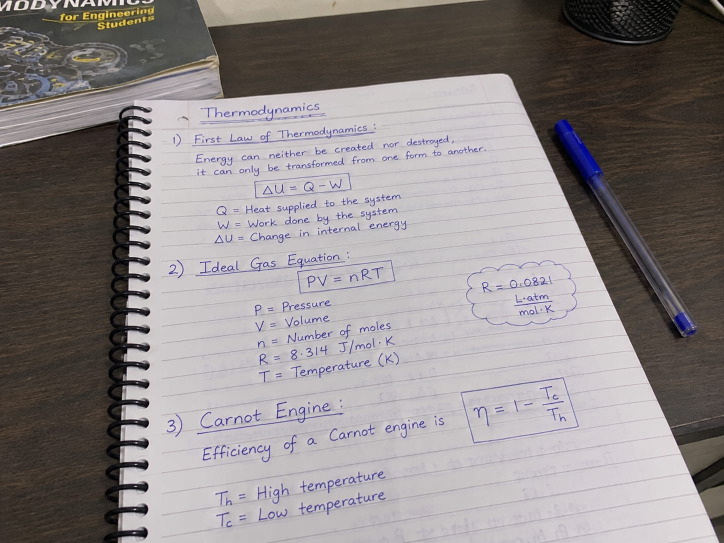
#> input picture Deepfake/eduverify-ai/backend/evaluation/images/ai_generated/WhatsApp Image 2026-11-10 at 11.04.28 PM.jpeg, 1448 x 1086 px (shown at 1/2 size)
$ python -i orientation.py   (imports and definitions only)   (older library calls are emulated)
#> lines starting #> are read from the running program, lines starting #| are printed output that depends on the picture
#> further down, picture is the input picture: PIL image 1448x1086 RGB; mean R, G, B 141.5, 135.6, 136.1
"""
Image Orientation and Deskewing Service for EduVerify AI
=========================================================
Analyzes letter stroke alignment and reading flow to ensure documents are
properly oriented (0°, 90°, 180°, or 270°) before OCR extraction.
"""

import io
import re
import cv2
import numpy as np
from PIL import Image, ImageOps
from typing import Tuple, List, Optional


# [6 lines left out: function normalize_image, not called in this run]


def enhance_faint_handwriting(pil_img: Image.Image) -> Image.Image:
    """
    Applies Contrast Limited Adaptive Histogram Equalization (CLAHE) and
    subtle stroke sharpening to enhance faint, cursive, or hazy handwriting
    against uneven or degraded paper backgrounds.
    """
    cv_img = np.array(pil_img.convert("RGB"))
    lab = cv2.cvtColor(cv_img, cv2.COLOR_RGB2LAB)
#> lab: shape (1086, 1448, 3); mean of channels 0, 1, 2 142.1, 130.6, 129
    l, a, b = cv2.split(lab)
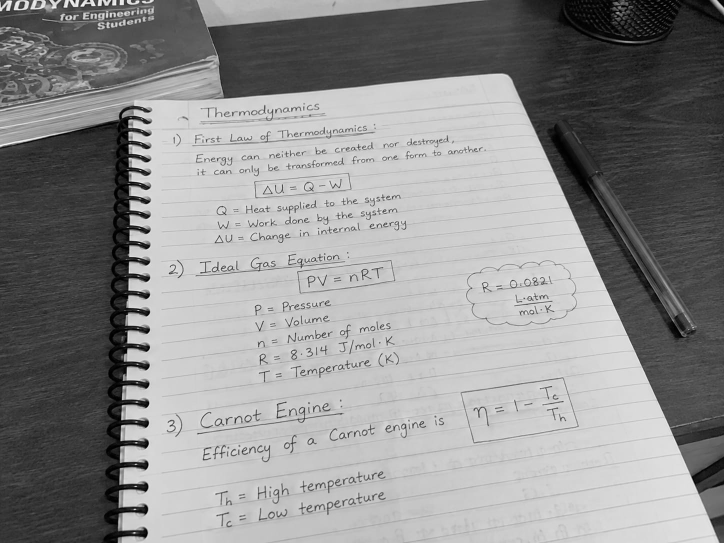
#> l: shape (1086, 1448) (shown at 1/2 size); min 0, max 255, mean 142.1
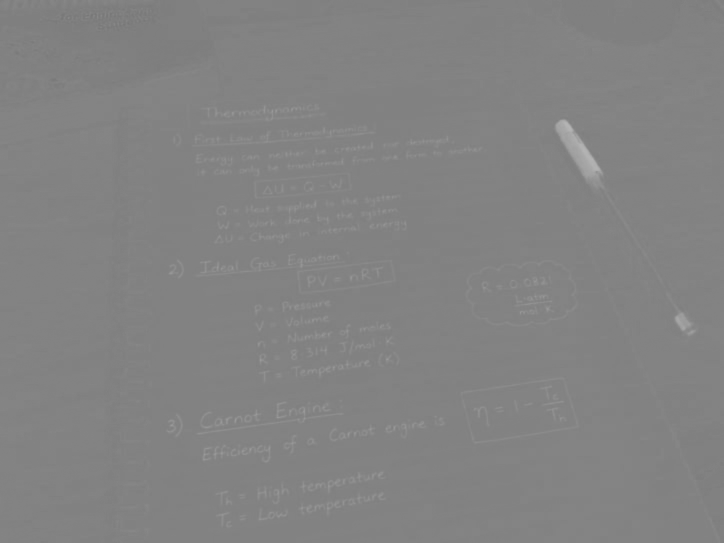
#> a: shape (1086, 1448) (shown at 1/2 size); min 118, max 182, mean 130.6
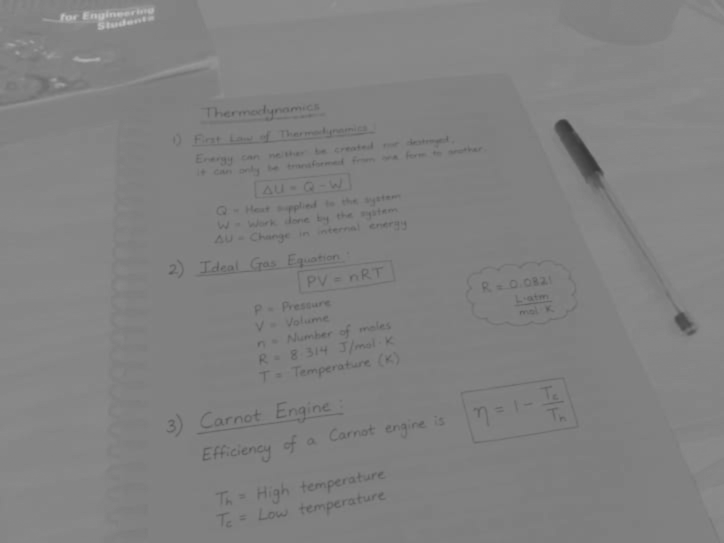
#> b: shape (1086, 1448) (shown at 1/2 size); min 55, max 196, mean 129

    clahe = cv2.createCLAHE(clipLimit=2.5, tileGridSize=(8, 8))
    cl = clahe.apply(l)
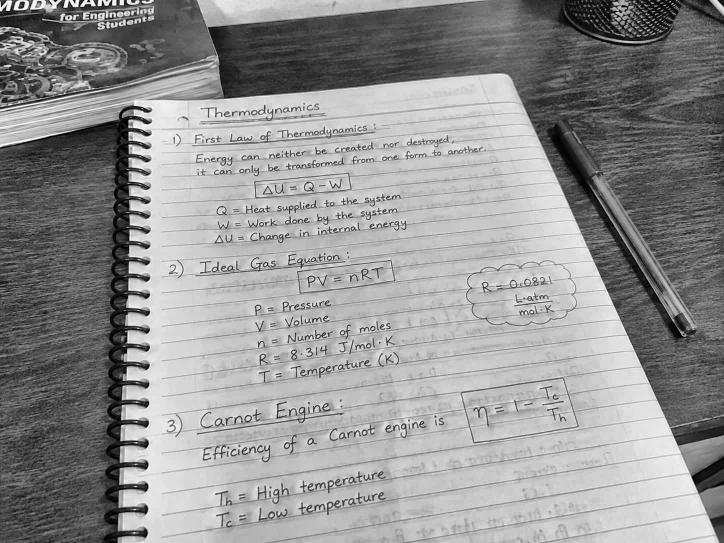
#> cl: shape (1086, 1448) (shown at 1/2 size); min 0, max 255, mean 146.9

    gaussian = cv2.GaussianBlur(cl, (0, 0), sigmaX=2.0)
    sharpened_l = cv2.addWeighted(cl, 1.3, gaussian, -0.3, 0)

    limg = cv2.merge((sharpened_l, a, b))
#> limg: shape (1086, 1448, 3); mean of channels 0, 1, 2 146.8, 130.6, 129
    enhanced = cv2.cvtColor(limg, cv2.COLOR_LAB2RGB)
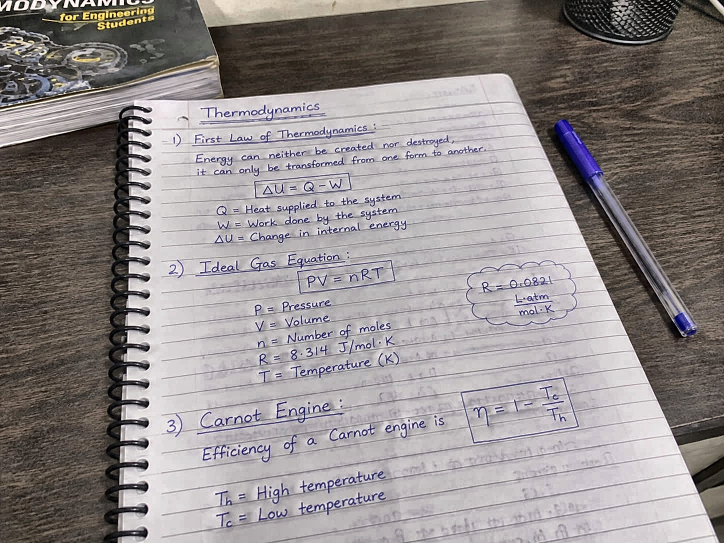
#> enhanced: shape (1086, 1448, 3) (shown at 1/2 size); mean R, G, B 146, 139.8, 139.8
    return Image.fromarray(enhanced)


# [167 lines left out: functions detect_stroke_is_sideways, score_reading_flow, compute_fine_skew, apply_fine_deskew, image_to_base64_data_uri, raw_bytes_to_base64_data_uri, not called in this run]

>>> from PIL import Image
>>> picture = Image.open('../../evaluation/images/ai_generated/WhatsApp Image 2026-11-10 at 11.04.28 PM.jpeg')
>>> result = enhance_faint_handwriting(picture)

$ run again, on Deepfake/eduverify-ai/backend/evaluation/images/ai_generated/WhatsApp Image 2026-11-10 at 11.06.16 PM.jpeg
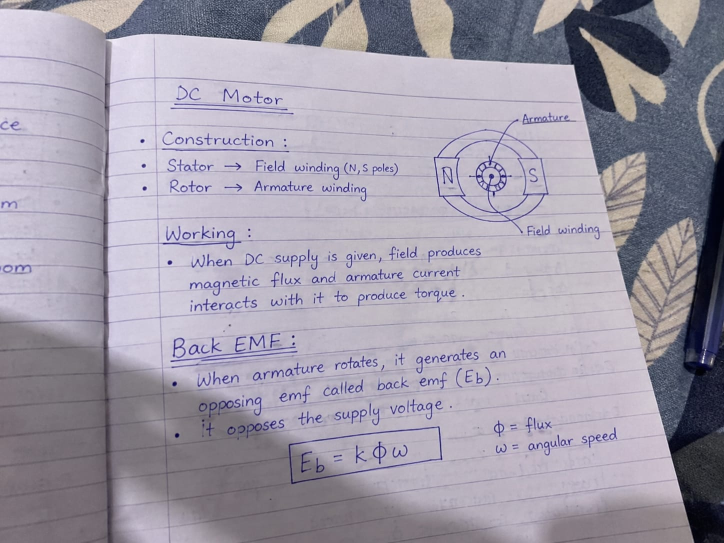
#> input picture Deepfake/eduverify-ai/backend/evaluation/images/ai_generated/WhatsApp Image 2026-11-10 at 11.06.16 PM.jpeg, 1448 x 1086 px (shown at 1/2 size)
#> picture is the input picture: PIL image 1448x1086 RGB; mean R, G, B 159.6, 154.4, 168.2
#> lab: shape (1086, 1448, 3); mean of channels 0, 1, 2 163.3, 132.7, 121.4
#> in enhance_faint_handwriting, `l, a, b = cv2.split(lab)`:
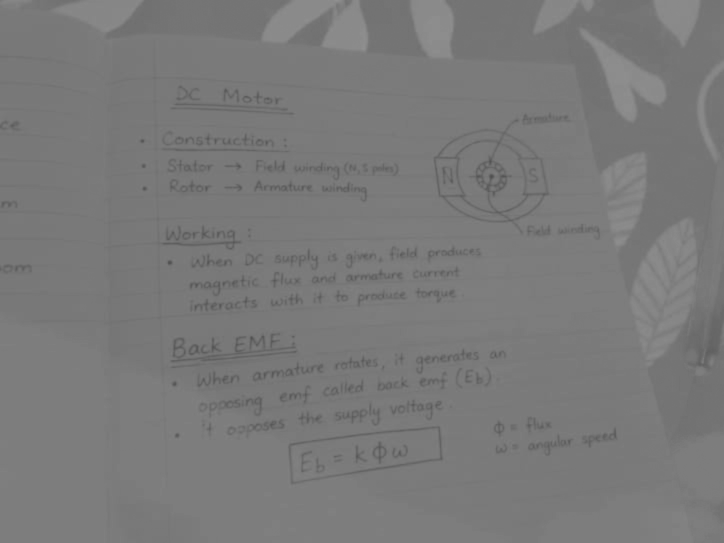
#> b: shape (1086, 1448) (shown at 1/2 size); min 79, max 145, mean 121.4
#> limg: shape (1086, 1448, 3); mean of channels 0, 1, 2 159.2, 132.7, 121.4
#> in enhance_faint_handwriting, `enhanced = cv2.cvtColor(limg, cv2.COLOR_LAB2RGB)`:
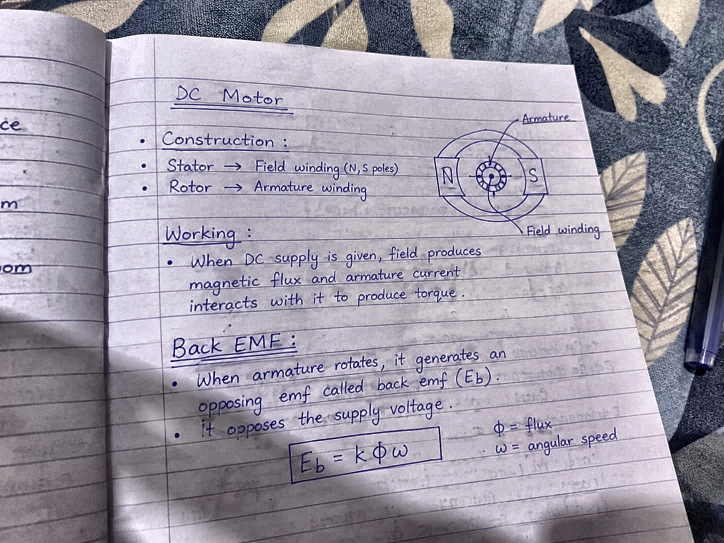
#> enhanced: shape (1086, 1448, 3) (shown at 1/2 size); mean R, G, B 156, 150.9, 164.4

$ run again, on Deepfake/eduverify-ai/backend/evaluation/images/ai_generated/WhatsApp Image 2026-11-10 at 11.08.20 PM.jpeg
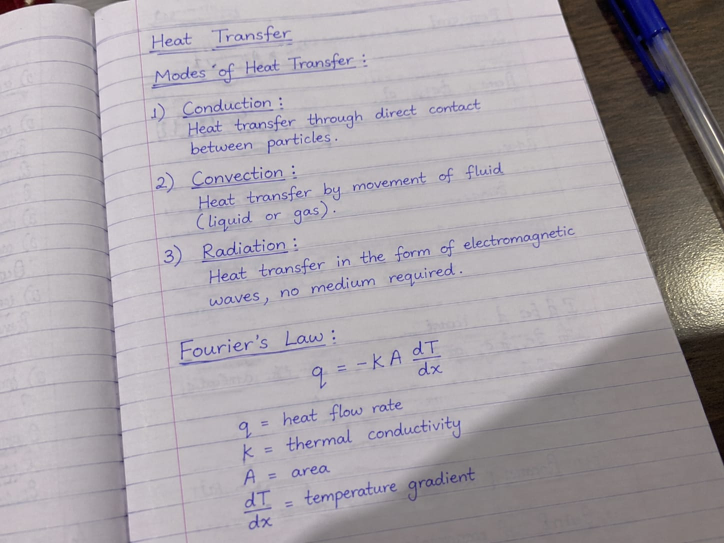
#> input picture Deepfake/eduverify-ai/backend/evaluation/images/ai_generated/WhatsApp Image 2026-11-10 at 11.08.20 PM.jpeg, 1448 x 1086 px (shown at 1/2 size)
#> picture is the input picture: PIL image 1448x1086 RGB; mean R, G, B 168.2, 162.2, 167.8
#> lab: shape (1086, 1448, 3); mean of channels 0, 1, 2 170.8, 131.4, 126.1
#> in enhance_faint_handwriting, `l, a, b = cv2.split(lab)`:
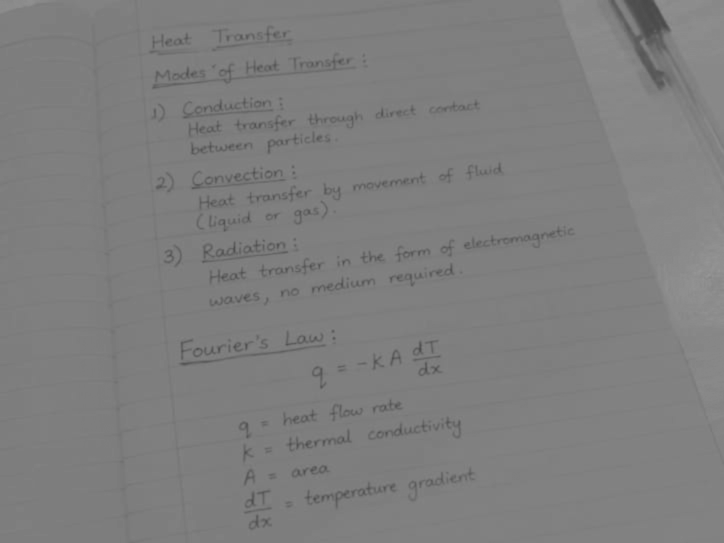
#> b: shape (1086, 1448) (shown at 1/2 size); min 73, max 152, mean 126.1
#> limg: shape (1086, 1448, 3); mean of channels 0, 1, 2 168.4, 131.4, 126.1
#> in enhance_faint_handwriting, `enhanced = cv2.cvtColor(limg, cv2.COLOR_LAB2RGB)`:
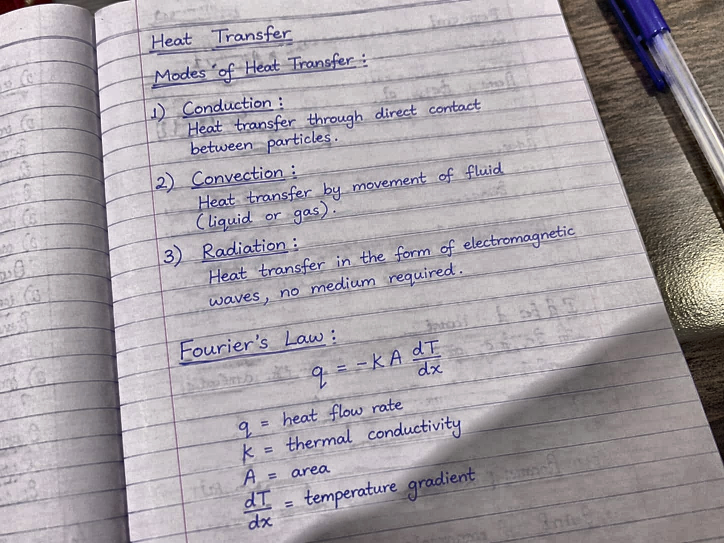
#> enhanced: shape (1086, 1448, 3) (shown at 1/2 size); mean R, G, B 166.3, 160.1, 165.2

$ run again, on Deepfake/eduverify-ai/backend/evaluation/images/ai_generated/WhatsApp Image 2026-11-10 at 11.21.49 PM.jpeg
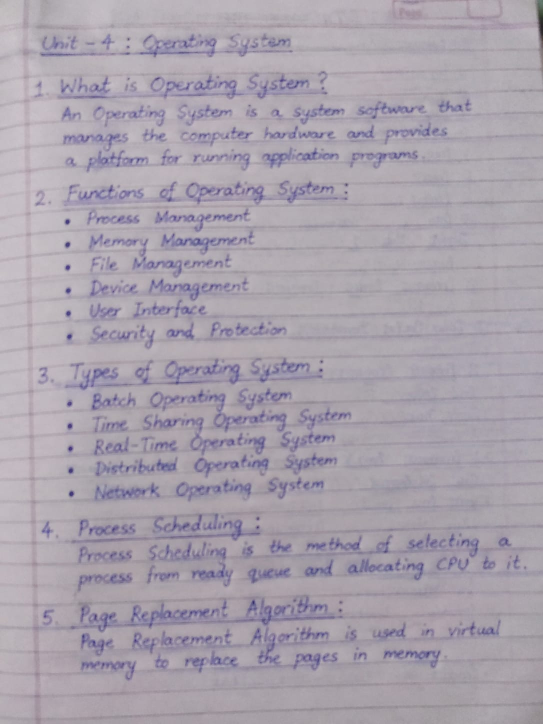
#> input picture Deepfake/eduverify-ai/backend/evaluation/images/ai_generated/WhatsApp Image 2026-11-10 at 11.21.49 PM.jpeg, 1086 x 1448 px (shown at 1/2 size)
#> picture is the input picture: PIL image 1086x1448 RGB; mean R, G, B 168.8, 161.5, 172.8
#> lab: shape (1448, 1086, 3); mean of channels 0, 1, 2 171.7, 132.9, 123
#> in enhance_faint_handwriting, `l, a, b = cv2.split(lab)`:
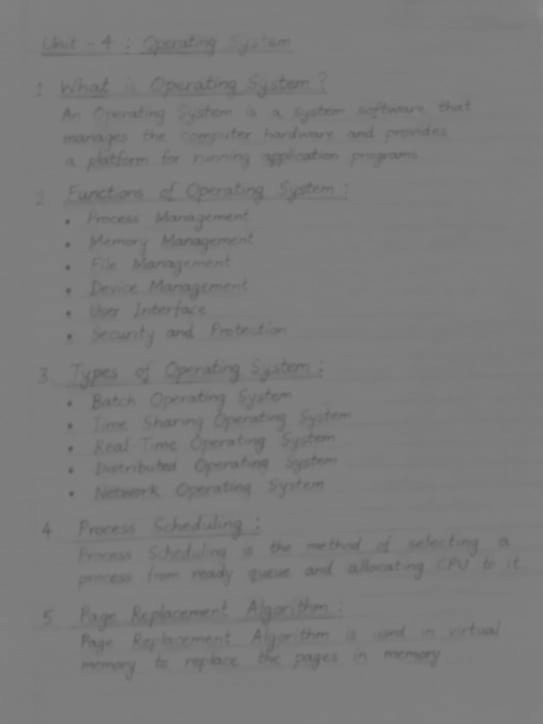
#> b: shape (1448, 1086) (shown at 1/2 size); min 85, max 137, mean 123
#> in enhance_faint_handwriting, `cl = clahe.apply(l)`:
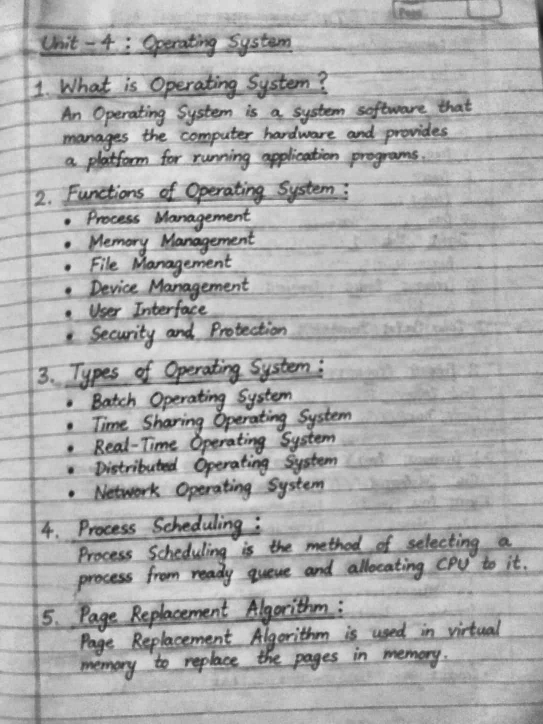
#> cl: shape (1448, 1086) (shown at 1/2 size); min 23, max 230, mean 172.2
#> limg: shape (1448, 1086, 3); mean of channels 0, 1, 2 172.2, 132.9, 123
